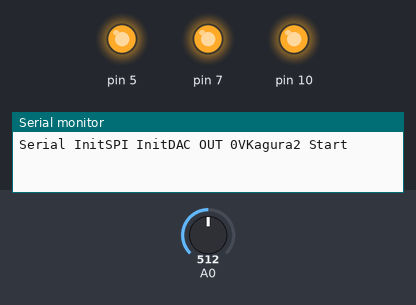
A sketch run on a simulated Arduino Uno, built with avr-gcc and run on an emulated ATmega328P. On the bench: output pins drawn as LEDs (lit = HIGH), the last lines printed to the serial monitor. The inputs (shaded band) are chosen by the test bench; at power-on: A0 = 512. Pins used as bus, display or sensor lines are not drawn.

Above: at 1.2 s.
1.3 s: A0 set to 109
3.5 s: A0 set to 92
At 5.4 s:
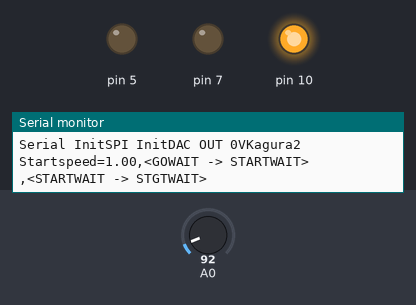
Timing chart, 0 to 6.9 s (numbered marks = the images above; inputs shaded):
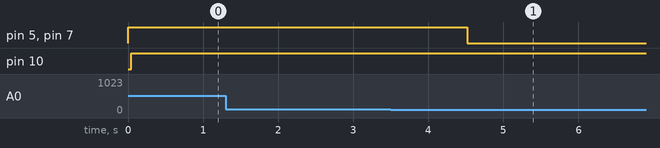

The sketch:

kagura2.ino
```cpp
#include <SPI.h>
#include <Wire.h>
#include <MsTimer2.h>
#include <TimerOne.h>
#include "sw.h"
#include "marker.h"
//#include <FaBoLCDmini_AQM0802A.h>

/********  PIN CONFIG  *****************/
/*  MOSI          SPI           --1 ----1--   SCK     SCK
    NC            RXLED/SS      --2     2--   MISO    MISO
    COM_TX        D1/TX         --3     3--   12V     ----
    COM_RX        D0/RX         --4     4--   GND     ----
    ----          RESET         --5     5--   RESET   ----
    ----          GND           --6     6--   5VOUT   ----
    SDA           D2/SDA        --7     7--   NC
    SCL           D3/SCL        --8     8--   NC
    IR_ADC        D4/A6         --9     9--   A5      SPD_PID_ADC
    DIV_ENPID_DO  D5(PWM)       --10    10--  A4      STR_PID_ADC
    IL_ADC        D6(PWM)/A7    --11    11--  A3      TG_L_ADC
    DIV_ENMTR_DO   D7            --12    12--  A2      TG_R_ADC
    SW_ADC        IO8/A8        --13    13--  A1      SSR_L_ADC
    BATTERY_ADC   IO9(PWM)/A9   --14    14--  A0      SSR_R_ADC
    CS            IO10(PWM)/A10 --15    15--  VREF    ----
    LOADDAC       IO11(PWM)     --16    16--  3.3VOUT ----
    CORNER_MK     IO12/A11      --17----17--  IO13    GOAL_MK
*/
/*****************************************************************************/

#define SW_UP   3
#define SW_DOWN 4
#define SW_GO   1
#define SW_ESC  2
#define SW_NON  0


void setupdio()
{
  //  peripheral init
  //  GOAL Marker
  pinMode(13, INPUT);
  //  CORNER_MK
  pinMode(12, INPUT);

  //  CS setup
  pinMode(10,OUTPUT);
  //  LOADDACsetup
  pinMode(11,OUTPUT);

  pinMode(5, OUTPUT);

  pinMode(7, OUTPUT);

  //  CS Negate
  digitalWrite(10,HIGH);
  //  LOADDAC Negate
  digitalWrite(11,LOW);
  // DIV_ENPID_DO
  dipid();
  // DIV_ENMTR_DO
  dimtr();
}

void setupperipheral()
{
  Serial.begin(38400);
  Serial.print("Serial Init");

  /* SPI初期化 */
  SPI.begin();
  /* MSB FAST */
  SPI.setBitOrder(MSBFIRST);
  /* 1MHz CLK */
  SPI.setClockDivider(SPI_CLOCK_DIV16);
  /* クロック負パルス 立ち上がりエッジサンプリング */
  SPI.setDataMode(SPI_MODE3);

  Serial.print("SPI Init");

  MsTimer2::set(1, fastintvlint);
  //Timer1.initialize(500);
  //Timer1.attachInterrupt(fastintvlint);
//  Wire.begin();
}

void setupsoftware()
{
dacoutput(0,2048);
  dacoutput(1,2048);
  dacoutput(2,2048);
  dacoutput(3,2048);
  Serial.print("DAC OUT 0V");

  //lcd.begin();
//  lcd.print("hello!");
  swinit();
  mkrinit();
  Serial.print("Kagura2 Start");


}


void setup()
{
  // put your setup code here, to run once:

  setupdio();
  setupperipheral();
  // Software init
  setupsoftware();
  MsTimer2::start();
}


/*****************************************************************************/
/*****************************************************************************/
/*****************************************************************************/
/**                        loop                                            ***/
/*****************************************************************************/
/*****************************************************************************/
#define RUN_SQ_GOWAIT     1
#define RUN_SQ_STARTWAIT  2
#define RUN_SQ_STGTWAIT   3
#define RUN_SQ_GRGTWAIT   4
#define RUN_SQ_SLWWAIT    5
#define RUN_SQ_STPWAIT    6
#define RUN_SQ_STPEND     7
#define TGTSPEED_LEN      3
#define RN_SQ_CNTMAX      10000
#define RN_SQ_CNTMSK      500   // RNSQCNTMSK x 10ms
#define RN_SQ_CNTRSTVAL   10   // x 10ms

byte modesw = SW_NON;
int run_sq;
int timecnt;
int run_spd_md;
u32   intvlcnt = 0;
float tgtspeed[] ={1.0, 1.25, 1.5, 1.6};
void loop(){
  // put your main code here, to run repeatedly:
  switch(run_sq)
  {
    case RUN_SQ_GOWAIT:
      if(swreadedge() == SW_EDGE_UP)
      {
        modesw = swread();
        if (modesw == SW_UP)
        {
          run_spd_md++;
          if ((sizeof(tgtspeed)/sizeof(tgtspeed[0])) <= run_spd_md)
          {
            run_spd_md = sizeof(tgtspeed)/sizeof(tgtspeed[0]) - 1;
          }
          Serial.print(run_spd_md);
          Serial.print(" speed UP\n");
        }
        else if (modesw == SW_DOWN)
        {
          run_spd_md--;
          if (run_spd_md < 0);
          {
            run_spd_md == 0;
          }
          Serial.print(run_spd_md);
          Serial.print(" speed DOWN\n");
        }
        else if (modesw == SW_GO)
        {
          run_sq = RUN_SQ_STARTWAIT;
          Serial.print("speed=");
          Serial.print(tgtspeed[run_spd_md]);
          Serial.print(",<GOWAIT -> STARTWAIT>\n");
          mkrreadivnt();
          swreadedge();
          timecnt = 0;
        }
      }
    break;

    case RUN_SQ_STARTWAIT:
      timecnt++;
      if (100 < timecnt)
      {
        run_sq = RUN_SQ_STGTWAIT;
        targetspeed(0.5);
        enpid();
        enmtr();
        Serial.print(",<STARTWAIT -> STGTWAIT>\n");
        timecnt = 0;
      }
    break;

    case RUN_SQ_STGTWAIT:
      if (mkrreadivnt())
      {
        if (mkrread() == MKR_GR)
        {
          targetspeed(tgtspeed[run_spd_md]);
          run_sq = RUN_SQ_GRGTWAIT;
          Serial.print(",<STGTWAIT -> GRGTWAIT>\n");
          timecnt = 0;
        }
      }
    break;

    case RUN_SQ_GRGTWAIT:
      if (timecnt < RN_SQ_CNTMAX)
      {
        timecnt++;
      }
      if (mkrreadivnt() && (RN_SQ_CNTMSK < timecnt ))
      {
        if (mkrread() == MKR_GR)
        {
          run_sq = RUN_SQ_SLWWAIT;
          targetspeed(0.5);
          Serial.print(",<GRGTWAIT -> SLWWAIT>\n");
          timecnt = 0;
        }
        else
        {
          timecnt = RN_SQ_CNTMSK - RN_SQ_CNTRSTVAL;
        }
      }
    break;

    case RUN_SQ_SLWWAIT:
      if (timecnt < 10000)
      {
        timecnt++;
      }
      if (10 < timecnt)
      {
        run_sq = RUN_SQ_STPWAIT;
        targetspeed(0.0);
        Serial.print(",<SLWWAIT -> STPWAIT>\n");
        timecnt = 0;
      }
    break;

    case RUN_SQ_STPWAIT:
      if (timecnt < RN_SQ_CNTMAX)
      {
        timecnt++;
      }
      if(10 < timecnt)
      {
        run_sq = RUN_SQ_STPEND;
        dimtr();
        dipid();
        Serial.print(",<STPWAIT -> END>\n");
        timecnt = 0;
      }
    break;

    case RUN_SQ_STPEND:
      if(swreadedge() == SW_EDGE_UP)
      {
        modesw = swread();
        if (modesw == SW_ESC)
        {
           run_sq = RUN_SQ_GOWAIT;
          Serial.print(",<RETURN to First>\n");
          timecnt = 0;
        }
      }

    break;

    default :
      run_sq = RUN_SQ_GOWAIT;
    break;
  }
//  Serial.print(", ");
//  Serial.print(intvlcnt);
//  Serial.print("\n");
 // ioextoutput(mode);
  delay(10);
}
/*


/*****************************************************************************/
/*****************************************************************************/
/*****************************************************************************/
/**                        Intr                                            ***/
/*****************************************************************************/
/*****************************************************************************/

void fastintvlint()
{
  swintr() ;
  mkrintr();
  intvlcnt++;
}
```

answ.ino
```cpp
/*****************************************************************************/
void enpid(void)
{
    digitalWrite(5,LOW);
}

void dipid(void)
{
    digitalWrite(5,HIGH);
}

void enmtr(void)
{
    digitalWrite(7,LOW);
}

void dimtr(void)
{
    digitalWrite(7,HIGH);
}
```

dac.ino
```cpp
#include <SPI.h>

void dacoutput(byte ch, u16 dat)
{
  u16 dat_tmp = 0;
  u8 shortdat = 0;
  //  CS LOW
  digitalWrite(10, LOW);
  //  LOADDAC HIGH
  digitalWrite(11, HIGH);
  dat_tmp = dat;
  switch(ch)
  {
    case 0:
      dat_tmp = dat_tmp | 0x0000;
    break;

    case 1:
      dat_tmp = dat_tmp | 0x4000;
    break;

    case 2:
      dat_tmp = dat_tmp | 0x8000;
    break;

    case 3:
      dat_tmp = dat_tmp | 0xC000;
    break;
  }
  shortdat = (dat_tmp >> 8) & 0x00FF;
  SPI.transfer(shortdat);
  shortdat = dat_tmp & 0x00FF;
  SPI.transfer(shortdat);
  //  CS HIGH
  digitalWrite(10,HIGH);
  //  LOADDAC LOW
  digitalWrite(11, LOW);
}


// 6V = 0.77V = 8810rpm * 6V / 3V
// 3874rpm = 0.887V
// 24.5mm
// 1.5819m/s = 0.887V
//  speed/volt = 1.5819/0.887
//  volt / speed = 0.56072
//  DAC 2.5V 4096
// vout = -2.5+(2.5+2.5)N/4
void targetspeed(float t_spd)
{
  u16 tmp;
  float ftmp;
  ftmp = (t_spd * -459.32544)+2048;
  tmp = (u16)ftmp;
//  Serial.print(tmp);
  dacoutput(0, tmp);
}
```

ioext.ino
```cpp
/*****************************************************************************/
/*                    PCF8574 */
/*****************************************************************************/
#include <Wire.h>
#define IOEXT_ADR  0x38

byte ioext_inoutconf;
byte ioext_outputtmp;

void ioextsetinout(byte data)
{
    ioext_inoutconf = data;
}

void ioextoutput(byte data)
{
    ioext_outputtmp = data;
    Wire.beginTransmission(IOEXT_ADR);
//    Wire.write(data && ioext_inoutconf);
    Wire.write(data);
    Wire.endTransmission();
}

byte ioextinput(void)
{
    byte inputdata;
    Wire.requestFrom(IOEXT_ADR, 1);
    Wire.write(ioext_outputtmp && ioext_inoutconf);
    while (Wire.available())
    {
        inputdata = Wire.read();
    }
    return inputdata;
}
```

marker.h
```cpp
#define MKR_JDG_WAIT    20  // ms
#define MKR_MSK_WAIT    50  // ms
#define MKR_WAIT_MAX    200
#define MKR_NON     0
#define MKR_CN      1
#define MKR_GR      2
#define MKR_CRS     3
```

marker.ino
```cpp
/*****************************************************************************/
/*****************************************************************************/
/*                   marker system                                           */
/*****************************************************************************/
/*****************************************************************************/
#include "marker.h"
#define MKR_ST_WAIT_MKR 1
#define MKR_ST_WAIT_JDG 2
#define MKR_ST_WAIT_MSK 3

/*
１．マーカー変化のエッジをとらえたい。
２．マーカーがどんな状態なのかを通知したい。
３．スタート・ゴールマーカは他のマーカ検出前後には検出しないこと
４．クロスライン検出


*/

byte mkrsq;        //  マーカーセンサシーケンサ
int mkrsqcnt;     //  マーカーセンサシーケンサ用カウンタ
u32 mkrcnt;     //  マーカーセンサシーケンサ用カウンタ2
byte mkrchk;

int mkrgrhyst;  // ゴールマーカー履歴
int mkrcnhyst;  // コーナーマーカー履歴
int mkrcrshyst;  // クロスライン履歴

byte mkrst;       //  マーカーセンサ状態
bool mkrivnt;     //  マーカーセンサイベント

byte mkrread()
{
  return mkrst;
}

bool mkrreadivnt()
{
    if (mkrivnt)
    {
      noInterrupts();
      mkrivnt = false;
      interrupts();
      return true;
    }
    else
    {
      return false;
    }
}

void mkrinit()
{
  mkrsq = MKR_ST_WAIT_MKR;
  mkrsqcnt = 0;
  mkrcnt = 0;
  mkrgrhyst = 0;
  mkrcnhyst = 0;
  mkrcrshyst = 0;
  mkrivnt = false;
}

void mkrmntr()
{
    Serial.print("<<mkr>>[st=");
    Serial.print(mkrst);
    Serial.print(",ivnt=");
    Serial.print(mkrivnt);
    Serial.print(",sq=");
    Serial.print(mkrsq);

    Serial.print(",cnh=");
    Serial.print(mkrcnhyst);
    Serial.print(",grh=");
    Serial.print(mkrgrhyst);
    Serial.print(",crs=");
    Serial.print(mkrcrshyst);

    Serial.print(",cnt=");
    Serial.print(mkrsqcnt);
    Serial.print(",cnt2=");
    Serial.print(mkrcnt);
    Serial.print("]<<mkr>>");
}
void mkrintr()
{
  bool t_mkflg = false;
  mkrcnt++;
  switch(mkrsq)
  {
    case MKR_ST_WAIT_MKR:
    // マーカ待ち
      if ( mkrcn() && mkrgr() )
      {
        // クロスライン履歴保存
        mkrcrshyst++;
      }
      else if (mkrcn())
      {
        // コーナー履歴保存
        mkrcnhyst++;
      }
      else if (mkrgr())
      {
        //  ゴール履歴保存
        mkrgrhyst++;
      }
      else
      {
        // Nothing to DO!
      }
      if (1 < mkrgrhyst || 1 < mkrcnhyst|| 1 < mkrcrshyst)
      {
        mkrsq = MKR_ST_WAIT_JDG;
        mkrsqcnt = 0;
        mkrcnt = 0;
      }
    break;

    case MKR_ST_WAIT_JDG:
    // JDGE 待ち
      // マーカー取得し履歴を保存
      if ( mkrcn() && mkrgr() )
      {
        // クロスライン履歴保存
        mkrcrshyst++;
      }
      else if (mkrcn())
      {
        // コーナー履歴保存
        mkrcnhyst++;
      }
      else if (mkrgr())
      {
        //  ゴール履歴保存
        mkrgrhyst++;
      }
      else
      {
        // Nothing to DO!
      }
      // マーカー取得し履歴を保存

      if (mkrsqcnt < MKR_WAIT_MAX)
      {
         mkrsqcnt++;
      }

      if (MKR_JDG_WAIT < mkrsqcnt)
      {
        // JDG時間経過
        if (1 < mkrcrshyst)
        {
          mkrst = MKR_CRS;
          mkrivnt = true;
        }
        else if (1 < mkrcnhyst)
        {
          mkrst = MKR_CN;
          mkrivnt = true;
        }
        else if (1 < mkrgrhyst)
        {
          mkrst = MKR_GR;
          mkrivnt = true;
        }
        else
        {
          mkrst = MKR_NON;
          mkrivnt = false;
        }
        if (!mkrcn() && !mkrgr())
        {
          mkrsq = MKR_ST_WAIT_MSK;
          mkrsqcnt = 0;
          mkrcnt = 0;
          mkrcnhyst = 0;
          mkrcrshyst = 0;
          mkrgrhyst = 0;
        }
      }
    break;

    case MKR_ST_WAIT_MSK:
    // MASK待ち
      if (mkrsqcnt < MKR_WAIT_MAX)
      {
        mkrsqcnt++;
      }
      if (MKR_MSK_WAIT < mkrsqcnt)
      {
        mkrsqcnt = 0;
        mkrcnt = 0;
        mkrst = MKR_NON;
        mkrsq = MKR_ST_WAIT_MKR;
      }
    break;

    default :
      mkrsq = MKR_ST_WAIT_MKR;
      mkrsqcnt = 0;
      mkrcnt = 0;
      mkrst = MKR_NON;
      mkrgrhyst = 0;
      mkrcnhyst = 0;
      mkrcrshyst = 0;
    break;
  }

}

bool  mkrgr(void)
{
  if (digitalRead(13) == HIGH)
  {
    return false;
  }
  else
  {
    return true;
  }
}

bool mkrcn(void)
{
  if (digitalRead(12) == HIGH)
  {
    return false;
  }
  else
  {
    return true;
  }
}
```

sw.h
```cpp
#ifndef _SW_H_
#define _SW_H_

#define SW_UP   3
#define SW_DOWN 4
#define SW_GO   1
#define SW_ESC  2
#define SW_NON  0

#define SW_EDGE_NON 0
#define SW_EDGE_UP 1
#define SW_EDGE_DOWN 2

#define SW_BUFFSIZE 32

#define SW_NOISCUT_LEN  15

#endif // _SW_H_
```

sw.ino
```cpp
/*****************************************************************************/
#include "sw.h"
#define SW_GO_TH    (u16)(100)     /*  */
#define SW_ESC_TH   (u16)(520)     /*  */
#define SW_UP_TH    (u16)(700)     /* */
#define SW_DOWN_TH  (u16)(800)    /*  */

byte swnow;      //  スイッチの現在状態
byte swold;         //  スイッチの前回値
byte  swbff[SW_BUFFSIZE];   //  スイッチの前状態
byte  swedge;     //  エッジがあるかないかを保存


void swinit()
{
    for (int cnt = 0; cnt < SW_BUFFSIZE; cnt++)
    {
        swbff[cnt] = SW_NON;
    }
    swedge = SW_EDGE_NON;
    swnow = SW_NON;
    swold = SW_NON;
}

byte swread()
{
    return swnow;
}

byte swreadold()
{
    return swold;
}

byte swreadedge()
{
    byte tmp = swedge;
    if (tmp != SW_EDGE_NON)
    {
        noInterrupts();
        swedge = SW_EDGE_NON;
        interrupts();
    }
    return tmp;
}


void swmntr()
{
    Serial.print("<<sw>>[n=");
    Serial.print(swnow);
    Serial.print(",o=");
    Serial.print(swold);
    Serial.print(",b=[");
    for (int cnt = 0; cnt < SW_BUFFSIZE; cnt++)
    {
        Serial.print(swbff[cnt]);
        Serial.print(",");
    }
    Serial.print("],e=");
    Serial.print(swedge);
    Serial.print("]<<sw>>");
}

void swintr()
{
    int cnt;
    //  sw buffer
    for (cnt = 0; cnt < (SW_BUFFSIZE - 1); cnt++)
    {
        swbff[cnt + 1] = swbff[cnt];
    }
    swbff[0] = swreadad();
    //  nois fillter
    for (cnt = 0; (cnt < (SW_BUFFSIZE -1)) && (swbff[cnt] == swbff[cnt+1]); cnt++)
    {/* empty */}
    //if (cnt > SW_NOISCUT_LEN)
    if (cnt > (SW_BUFFSIZE - 2))
    {
        swold = swnow;
        swnow = swbff[0];
        if (swold != swnow)
        {
            if (swnow == SW_NON)
            {
                swedge = SW_EDGE_DOWN;
            }
            else
            {
                swedge = SW_EDGE_UP;
            }
        }
    }
}


byte swreadad(void)
{
    u16 tmp;
    tmp = analogRead(8);
    if (tmp < SW_GO_TH)
    {
       return SW_GO;
    }
    else if (tmp < SW_ESC_TH)
    {
        return SW_ESC;
    }
    else if (tmp < SW_UP_TH)
    {
        return SW_UP;
    }
    if (tmp < SW_DOWN_TH)
    {
       return SW_DOWN;
    }
    else
    {
        return SW_NON;
    }
}
```

Measured:
- the behaviour switches between 100 and 99 on A0 (found by bisection; images 0 and 1)
- after the input at 1.3 s, every drawn part: stays the same
- after the input at 3.5 s, pin 5, pin 7: HIGH → LOW after 1.0 s
